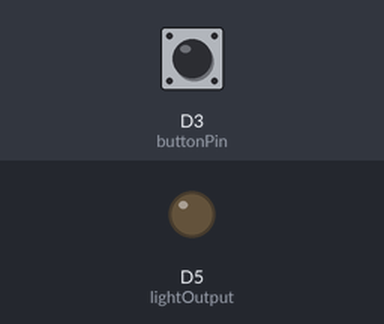
Bench run of a sketch on a simulated Particle Photon. On the bench: output pins drawn as LEDs (lit = HIGH). The test bench sets the inputs (shaded band); at power-on: D3 (buttonPin) HIGH. Uploads are accepted with an empty reply.

Above: at 1.4 s.
1.5 s: D3 (buttonPin) pulled LOW for 0.15 s
At 2.9 s:
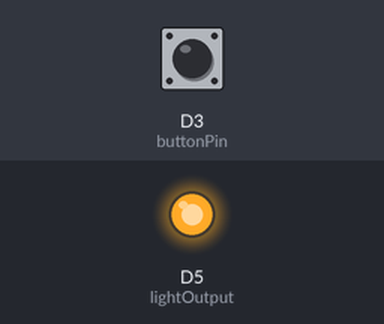
3.2 s: D3 (buttonPin) pulled LOW for 1 s
At 5.4 s:
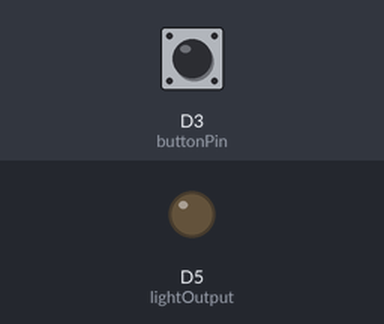
5.7 s: D3 (buttonPin) pulled LOW for 3.2 s
At 10.3 s:
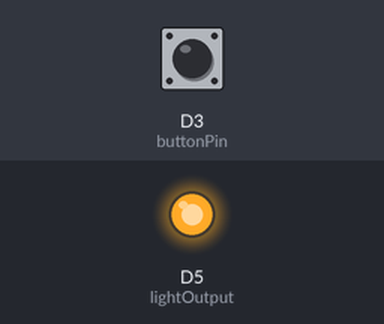
Timing chart, 0 to 11.8 s (numbered marks = the images above; inputs shaded):
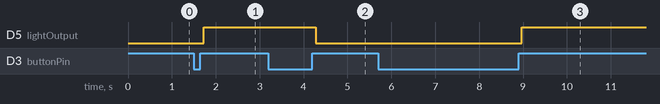

Measured:
- after the input at 1.5 s, D5 (lightOutput): LOW → HIGH after 0.22 s
- after the input at 3.2 s, D5 (lightOutput): HIGH → LOW after 1.1 s
- after the input at 5.7 s, D5 (lightOutput): LOW → HIGH after 3.3 s

The sketch:

firmware.ino
```cpp
// Setup some of our internal variables.
bool lightOn = true; // This will be reversed on setup.
bool lightShouldBeOn = false;
bool oldLightShouldBeOn = false;
int lightOutput = D5; // PIN: Light output.
int buttonPin = D3; // PIN: Button input pin.

// Debouncing variables.
int buttonState;
int lastButtonState = LOW;
long lastDebounceTime = 0;
long debounceDelay = 50;

// Connection variables.
long lastConnectTime = 0;
long connectDelay = 10000;
long lastPing = 0;
long pingTimeout = 25000;

char server[] = ""; // TODO: Change server IP.
TCPClient client;

int connectToServer() {
    Spark.publish("log_event", "Connecting to server.");
    if (client.connect(server, 8080)) { // TODO: Enter port.
        client.write("GET / HTTP/1.1\r\n");
        client.write("Host: \r\n"); // TODO: Enter server host.
        client.write("Upgrade: websocket\r\n");
        client.write("Connection: Upgrade\r\n");
        client.write("Sec-WebSocket-Key: \r\n"); // TODO: Enter server websocket key (random hash seems to work for me).
        client.write("Sec-WebSocket-Version: 13\r\n");
        client.write("\r\n");

        Spark.publish("log_event", "Connection established. Request sent.");
        lastPing = millis(); // Update the last ping.
        return 1;
    } else {
        Spark.publish("log_event", "Could not connect.");
        return -1;
    }
}

int closeConnection() {

    while (client.read() >= 0);
    client.stop();

    return 1;

}

void setup() {

    // Setup the pin modes.
    pinMode(lightOutput,OUTPUT);
    digitalWrite(lightOutput,LOW);
    pinMode(buttonPin,INPUT_PULLUP);

    // Connect to the server.
    connectToServer();

}

void checkButtonStatus() {

    // Read the value of the button.
    int reading = digitalRead(buttonPin);
    if (reading != lastButtonState) {
        lastDebounceTime = millis();
    }

    if ((millis() - lastDebounceTime) > debounceDelay) {
        if (reading != buttonState) {
            buttonState = reading;
            if (buttonState == HIGH) {

                // The button was pressed, toggle the light.
                forceLightStatus(!lightOn);

            }
        }
    }

    // Save the last button state.
    lastButtonState = reading;

}

void forceLightStatus(bool on) {
    lightOn = on;
    Spark.publish("light_change", on ? "force on" : "force off");
    digitalWrite(lightOutput, lightOn ? HIGH : LOW);
}

void setLightStatus(bool on) {

    // Update the variables.
    oldLightShouldBeOn = lightShouldBeOn;
    lightShouldBeOn = on;
    Spark.publish("light_change", on ? "on" : "off");

    // If the old and new values differ.
    if (oldLightShouldBeOn != lightShouldBeOn && lightShouldBeOn != lightOn) {
        lightOn = lightShouldBeOn;
        digitalWrite(lightOutput, lightOn ? HIGH : LOW);
    }

}

void loop() {

    checkButtonStatus();

    // Make the request and get the response.
    if (client.connected()) {
        if (client.available()) {
            char myIncoming = client.read();
            if (myIncoming == '!') {
                char code = client.read();
                if (code == 'Y') { setLightStatus(true); }
                if (code == 'N') { setLightStatus(false); }
                if (code == 'F') { forceLightStatus(true); }
                if (code == 'O') { forceLightStatus(false); }
                if (code == 'P') { Spark.publish("ping", "PONG!"); lastPing = millis(); }
            }
        }
    } else if ((millis() - lastConnectTime) > connectDelay) {
        Spark.publish("connection", "Not connected. Retrying connection.");
        lastConnectTime = millis();
        connectToServer();
    }

    // Check if the server is still there.
    if ((millis() - lastPing) > pingTimeout && (millis() - lastConnectTime) > connectDelay) {
        Spark.publish("connection", "Not connected. Heartbeat failed. Retrying connection.");
        lastConnectTime = millis();
        connectToServer();
    }

}
```
